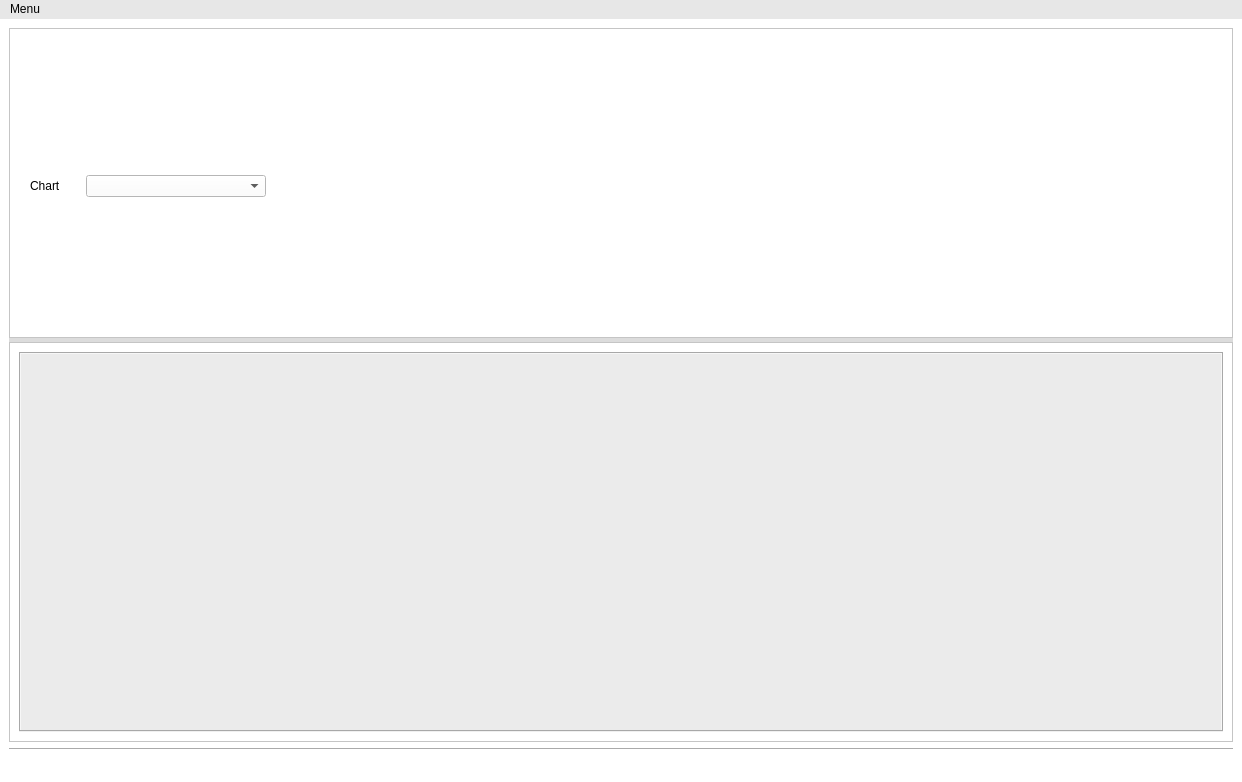
<?xml version="1.0" encoding="UTF-8"?>
<ui version="4.0">
 <class>MainWindow</class>
 <widget class="QMainWindow" name="MainWindow">
  <property name="geometry">
   <rect>
    <x>0</x>
    <y>0</y>
    <width>1242</width>
    <height>782</height>
   </rect>
  </property>
  <property name="windowTitle">
   <string>MyInvest</string>
  </property>
  <property name="styleSheet">
   <string notr="true">background-color: rgb(255, 255, 255);</string>
  </property>
  <widget class="QWidget" name="centralwidget">
   <property name="styleSheet">
    <string notr="true"/>
   </property>
   <layout class="QGridLayout" name="gridLayout">
    <item row="0" column="0">
     <widget class="QSplitter" name="splitter">
      <property name="styleSheet">
       <string notr="true">QSplitter::handle { background-color: rgb(220, 220, 220); }</string>
      </property>
      <property name="orientation">
       <enum>Qt::Vertical</enum>
      </property>
      <widget class="QFrame" name="frame">
       <property name="sizePolicy">
        <sizepolicy hsizetype="Preferred" vsizetype="Expanding">
         <horstretch>0</horstretch>
         <verstretch>0</verstretch>
        </sizepolicy>
       </property>
       <property name="frameShape">
        <enum>QFrame::StyledPanel</enum>
       </property>
       <property name="frameShadow">
        <enum>QFrame::Raised</enum>
       </property>
       <layout class="QGridLayout" name="gridLayout_3">
        <property name="leftMargin">
         <number>20</number>
        </property>
        <property name="topMargin">
         <number>10</number>
        </property>
        <property name="rightMargin">
         <number>0</number>
        </property>
        <property name="bottomMargin">
         <number>0</number>
        </property>
        <item row="1" column="0" colspan="4">
         <layout class="QHBoxLayout" name="upper_grid">
          <property name="topMargin">
           <number>3</number>
          </property>
         </layout>
        </item>
        <item row="0" column="0">
         <widget class="QLabel" name="label">
          <property name="minimumSize">
           <size>
            <width>50</width>
            <height>0</height>
           </size>
          </property>
          <property name="maximumSize">
           <size>
            <width>50</width>
            <height>16777215</height>
           </size>
          </property>
          <property name="text">
           <string>Chart</string>
          </property>
         </widget>
        </item>
        <item row="0" column="1">
         <widget class="QComboBox" name="chartcombo">
          <property name="minimumSize">
           <size>
            <width>180</width>
            <height>0</height>
           </size>
          </property>
          <property name="maximumSize">
           <size>
            <width>180</width>
            <height>16777215</height>
           </size>
          </property>
         </widget>
        </item>
        <item row="0" column="2" colspan="2">
         <widget class="QLabel" name="plot_title">
          <property name="text">
           <string/>
          </property>
          <property name="alignment">
           <set>Qt::AlignCenter</set>
          </property>
         </widget>
        </item>
       </layout>
      </widget>
      <widget class="QFrame" name="frame_2">
       <property name="minimumSize">
        <size>
         <width>0</width>
         <height>400</height>
        </size>
       </property>
       <property name="maximumSize">
        <size>
         <width>16777215</width>
         <height>400</height>
        </size>
       </property>
       <property name="styleSheet">
        <string notr="true">background-color: rgb(255, 255, 255);</string>
       </property>
       <property name="frameShape">
        <enum>QFrame::StyledPanel</enum>
       </property>
       <property name="frameShadow">
        <enum>QFrame::Raised</enum>
       </property>
       <layout class="QGridLayout" name="gridLayout_5">
        <item row="0" column="0">
         <widget class="QTabWidget" name="tabs">
          <property name="styleSheet">
           <string notr="true">background-color: rgb(235, 235, 235);</string>
          </property>
          <property name="currentIndex">
           <number>-1</number>
          </property>
         </widget>
        </item>
       </layout>
      </widget>
     </widget>
    </item>
    <item row="1" column="0">
     <widget class="Line" name="line">
      <property name="orientation">
       <enum>Qt::Horizontal</enum>
      </property>
     </widget>
    </item>
   </layout>
  </widget>
  <widget class="QStatusBar" name="statusbar"/>
  <widget class="QMenuBar" name="menuBar">
   <property name="geometry">
    <rect>
     <x>0</x>
     <y>0</y>
     <width>1242</width>
     <height>18</height>
    </rect>
   </property>
   <property name="styleSheet">
    <string notr="true">background-color: rgb(231, 231, 231);</string>
   </property>
   <widget class="QMenu" name="MainMenu">
    <property name="title">
     <string>Menu</string>
    </property>
   </widget>
   <addaction name="MainMenu"/>
  </widget>
  <action name="actionOpen_file">
   <property name="text">
    <string>Open file</string>
   </property>
  </action>
  <action name="actionOpen_folder">
   <property name="text">
    <string>Open folder</string>
   </property>
  </action>
  <action name="actionOpen_waller">
   <property name="text">
    <string>Open wallet</string>
   </property>
  </action>
  <action name="actionAdd_investment">
   <property name="text">
    <string>Add investment</string>
   </property>
  </action>
 </widget>
 <resources/>
 <connections/>
</ui>
